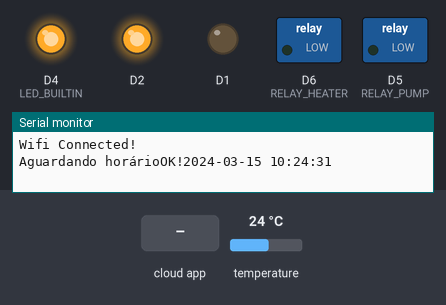
Bench run of a sketch on a simulated ESP8266 (NodeMCU). On the bench: switched loads named in the sketch (green lamp = pin HIGH), output pins drawn as LEDs (lit = HIGH, except the on-board LED, lit = LOW), the last lines printed to the serial monitor. Inputs (shaded band) come from the test bench; at power-on: temperature 24 °C. WiFi joins after 1.5 s; servers stay silent unless stated; the local clock reads 2024-03-15 10:24:30 at power-on unless the sketch sets it; the Firebase database answers and starts empty.

Above: at 4.7 s.
4.8 s: the phone or cloud app sets targetTempError to 25
At 13.0 s:
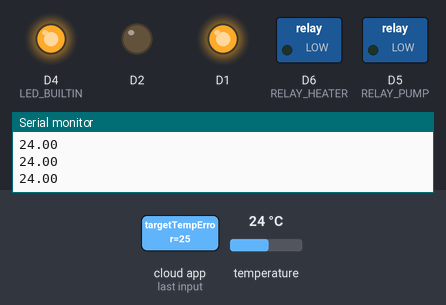
Timing chart, 0 to 14.0 s (numbered marks = the images above; inputs shaded):
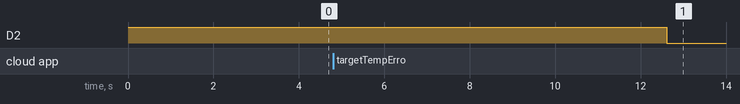

The sketch:

mysousvide.ino
```cpp
#include <OneWire.h>
#include <DallasTemperature.h>
#include <ESP8266WiFi.h>
#include <DNSServer.h>
#include <ESP8266WebServer.h>
#include "WiFiManager.h"
#include <ESP8266HTTPClient.h>
#include <SoftwareSerial.h>
#include "FirebaseESP8266.h"
#include <time.h>

//Firebase connection params, you can set up Firebase according to this guide https://circuitdigest.com/microcontroller-projects/iot-firebase-controlled-led-using-esp8266-nodemcu
//Also, you need to create those 3 fields in the database: isControllingTemp, targetTemp and targetTempError (Firebase_realtime_database_setup.png)
#define FIREBASE_HOST "https://FIREBASEHOST.com/"
#define FIREBASE_AUTH "FIREBASEAUTH"

#define TEMP_SENSOR D4
#define RELAY_PUMP D5
#define RELAY_HEATER D6

#define MAX_FAIL_TEMPERATURE 10

FirebaseData firebaseData;

OneWire barramento(TEMP_SENSOR);
DallasTemperature sensor(&barramento);

bool isControllingTemp;
float targetTemp;
float targetTemp_error;

float currentTemperature;
float lastTemperature;
float startTemperature = -1;
bool heaterStatus = false;
bool pumpStatus = false;

bool hitTargetTemp = false;
bool wasControllingTemp = false;

//Get the current time with a user friendly timestamp (UTC)
String getCurrentTime(){
  String timestamp = "";

  time_t now = time(nullptr);
  struct tm * timeinfo;
  time(&now);
  timeinfo = localtime(&now);

  static char charTime[26];

  sprintf(charTime, "%04d-%02d-%02d %02d:%02d:%02d",
  1900 + timeinfo->tm_year,
  1 + timeinfo->tm_mon,
  timeinfo->tm_mday,
  timeinfo->tm_hour,
  timeinfo->tm_min,
  timeinfo->tm_sec);

  timestamp = String(charTime);

  return timestamp;
}

//This function is called when the device can not acquire reliable temperature read. The pump and heater are turned off and the bi-color led start blinking red.
void emergencyShutdown(){
  digitalWrite(RELAY_HEATER, LOW);
  digitalWrite(RELAY_PUMP, LOW);
  digitalWrite(D1, LOW);
  while(true){
    digitalWrite(D2, HIGH);
    delay(1000);
    digitalWrite(D2, LOW);
    delay(1000);
  }
}

//Gets first reading of current time
void setupTime(){
    configTime(0, 0, "pool.ntp.org", "time.nist.gov");
    Serial.print("\nAguardando horário");
    while (!time(nullptr)) {
      Serial.print(".");
      delay(500);
    }

    while (getCurrentTime().substring(0,4) == "1970") {
      Serial.print(".");
      delay(500);
    }

    Serial.print("OK!");
    Serial.println(getCurrentTime());
}

//With callback setup
void configModeCallback (WiFiManager *myWiFiManager) {
  Serial.println("Entered config mode");
  Serial.println(WiFi.softAPIP());
  Serial.println(myWiFiManager->getConfigPortalSSID());
}

//Update current temperature (after getting first reading)
void updateCurrentTemperature(){
  float diff = -100;
  int count = 0;
  while((diff >= 5) | (diff <= -5)){
    sensor.requestTemperatures();
    currentTemperature = sensor.getTempCByIndex(0);
    diff = currentTemperature - lastTemperature;
    if(!((diff >= 5) | (diff <= -5))){
      break;
    }
    delay(1000);
    count = count + 1;
    if(count > MAX_FAIL_TEMPERATURE){
      emergencyShutdown();
    }
  }
  lastTemperature = currentTemperature;
}

//Gets reliable temperature (check reading more than one time) and check if there is big difference between readings
void getReliableTemperature(){
  int loops = 3;
  int i = 1;
  float sumOfReadings = 0;
  float reading;

  Serial.println("Getting reliable temp...");

  while(i <= loops){
    sensor.requestTemperatures();
    reading = sensor.getTempCByIndex(0);
    sumOfReadings = sumOfReadings + reading;
    i = i + 1;
    Serial.println(reading);
    delay(1000);
  }
  float meanReading = sumOfReadings/loops;
  lastTemperature = meanReading;

  sensor.requestTemperatures();
  currentTemperature = sensor.getTempCByIndex(0);
  Serial.println(currentTemperature);
  float diff = currentTemperature - lastTemperature;
  if((diff >= 5) | (diff <= -5)){
    getReliableTemperature();
  }

}

//Get Firebase data
int getSettingsFromWeb(){
  if (Firebase.getFloat(firebaseData, "/targetTemp")) {
    if  ((firebaseData.dataType() == "float") | (firebaseData.dataType() == "int")) {
      targetTemp = firebaseData.floatData();
    }else{
      return 1;
    }
  }else{
    return 1;
  }
  if (Firebase.getFloat(firebaseData, "/targetTempError")) {
    if  (((firebaseData.dataType() == "float") | (firebaseData.dataType() == "int")) & firebaseData.floatData() > 0) {
      targetTemp_error = firebaseData.floatData();
    }else{
      return 1;
    }
  }else{
    return 1;
  }
  if (Firebase.getBool(firebaseData, "/isControllingTemp")) {
    if  (firebaseData.dataType() == "boolean") {
      isControllingTemp = firebaseData.boolData();
    }else{
      return 1;
    }
  }else{
    return 1;
  }
  return 0;
}

//Records times to Firebase when the device starts controlling the temperature
int recordStartTimeIntoWeb(){
  if (!Firebase.setString(firebaseData, "/startTime", getCurrentTime())) {
    return 1;
  }
  if (!Firebase.setString(firebaseData, "/stopTime", "")) {
    return 1;
  }
  if (!Firebase.setString(firebaseData, "/targetTemperatureHitTime", "")) {
    return 1;
  }
  return 0;
}

//Records to Firebase the time when the device stopped controlling the temperature
int recordStopTimeIntoWeb(){
  if (!Firebase.setString(firebaseData, "/stopTime", getCurrentTime())) {
    return 1;
  }
  return 0;
}

//Records to Firebase the time when the device first hit the target temperature
int recordTargetTemperatureHitIntoWeb(){
  if (!Firebase.setString(firebaseData, "/targetTemperatureHitTime", getCurrentTime())) {
    return 1;
  }
  return 0;
}

//Records to Firebase the current status
int recordDataIntoWeb(){
  String currDate = getCurrentTime();
  if (!Firebase.setFloat(firebaseData, "/currentTemp", currentTemperature)) {
    return 1;
  }
  if (!Firebase.setFloat(firebaseData, "/startTemp", startTemperature)) {
    return 1;
  }
  if (!Firebase.setBool(firebaseData, "/isHeaterOn", heaterStatus)) {
    return 1;
  }
  if (!Firebase.setBool(firebaseData, "/isPumpOn", pumpStatus)) {
    return 1;
  }
  if (!Firebase.setString(firebaseData, "/lastActivityTime", currDate)) {
    return 1;
  }
  return 0;
}

//Turn the bi-color LED to red
void double_led_red(){
  digitalWrite(D2, HIGH);
  digitalWrite(D1, LOW);
}

//Turn the bi-color LED to green
void double_led_green(){
  digitalWrite(D2, LOW);
  digitalWrite(D1, HIGH);
}

void setup()
{
  //Pins Setup
  pinMode(LED_BUILTIN, OUTPUT);
  pinMode(D1, OUTPUT);
  pinMode(D2, OUTPUT);
  pinMode(RELAY_PUMP, OUTPUT);
  pinMode(RELAY_HEATER, OUTPUT);

  double_led_red();

  //WiFi Setup (At first will create a hot spot called "mySousVide", you have to connect to it using your pc or smartphone and put wifi credentials). Then the nodemcu will reset and try to connect to the provided wifi, if it fails, the hotspot will be created again.
  //To configure the wifi open the browser at 192.168.4.1
  //The wifi setting will be recorded to persintent memory, so when you turn the device on again, it will try to connect to the same wifi.
  Serial.begin(115200);
  WiFiManager wifiManager;
  wifiManager.setAPCallback(configModeCallback);

  if(!wifiManager.autoConnect("mySousVide")) {
    Serial.println("Failed to connect and hit timeout, reseting ESP...");
    delay(1000);
    ESP.restart();
    delay(1000);
  }
  Serial.println("Wifi Connected!");

  //Setup time for the first time
  setupTime();

  //Setup Firebase connection
  Firebase.begin(FIREBASE_HOST, FIREBASE_AUTH);

  //Get instructions from Firebase
  int settingStatus = 1;
  while(settingStatus == 1){
    settingStatus = getSettingsFromWeb();
    if(settingStatus == 0){
      break;
    }
    delay(2000);
  }

  Serial.println("Firebase OK!");

  //startTemp
  getReliableTemperature();

  double_led_green();

  //Temperature Sensor
  sensor.begin();
}

void loop()
{
  //Get settings from WEB
  int settingStatus = getSettingsFromWeb();
  if (settingStatus == 0){
    double_led_green();
  }else{
    double_led_red();
  }
  Serial.println("Setting STATUS: ");
  Serial.println(settingStatus);
  Serial.println("\nControllingTemp: ");
  Serial.println(isControllingTemp);
  Serial.println("\nTargetTemp: ");
  Serial.println(targetTemp);
  Serial.println("\nerror: ");
  Serial.println(targetTemp_error);

  if(isControllingTemp){
    if(wasControllingTemp == false){
      if(recordStartTimeIntoWeb() == 0){
        wasControllingTemp = true;
        getReliableTemperature();
        hitTargetTemp = false;
        startTemperature = currentTemperature;
      }
    }else{
      //UpdateTemperature
      updateCurrentTemperature();
    }

    //UpdatePump
    digitalWrite(RELAY_PUMP, HIGH);
    pumpStatus = true;

    //UpdateHeater
    if(heaterStatus){
      if(currentTemperature>(targetTemp + targetTemp_error)){
        digitalWrite(RELAY_HEATER, LOW);
        heaterStatus = false;

        if(hitTargetTemp == false){
          if(recordTargetTemperatureHitIntoWeb() == 0){
            hitTargetTemp = true;
          }
        }

      }
    }else{
      if(currentTemperature<(targetTemp - targetTemp_error)){
        digitalWrite(RELAY_HEATER, HIGH);
        heaterStatus = true;
      }else{
        if(hitTargetTemp == false){
          if(recordTargetTemperatureHitIntoWeb() == 0){
            hitTargetTemp = true;
          }
        }
      }
    }

  }else{
    digitalWrite(RELAY_HEATER, LOW);
    digitalWrite(RELAY_PUMP, LOW);
    heaterStatus = false;
    pumpStatus = false;

    if(wasControllingTemp == true){
      if(recordStopTimeIntoWeb() == 0){
        wasControllingTemp = false;
      }
    }
  }

  Serial.println(isControllingTemp);
  Serial.println(targetTemp);
  Serial.println(targetTemp_error);
  Serial.println(currentTemperature);

  int settingStatusRecord = recordDataIntoWeb();
  if (settingStatusRecord == 0){
    double_led_green();
  }else{
    double_led_red();
  }

  delay(2000);
}
```

Measured:
- after the input at 4.8 s, D2: HIGH → LOW after 7.8 s; D1: LOW → HIGH after 7.8 s
